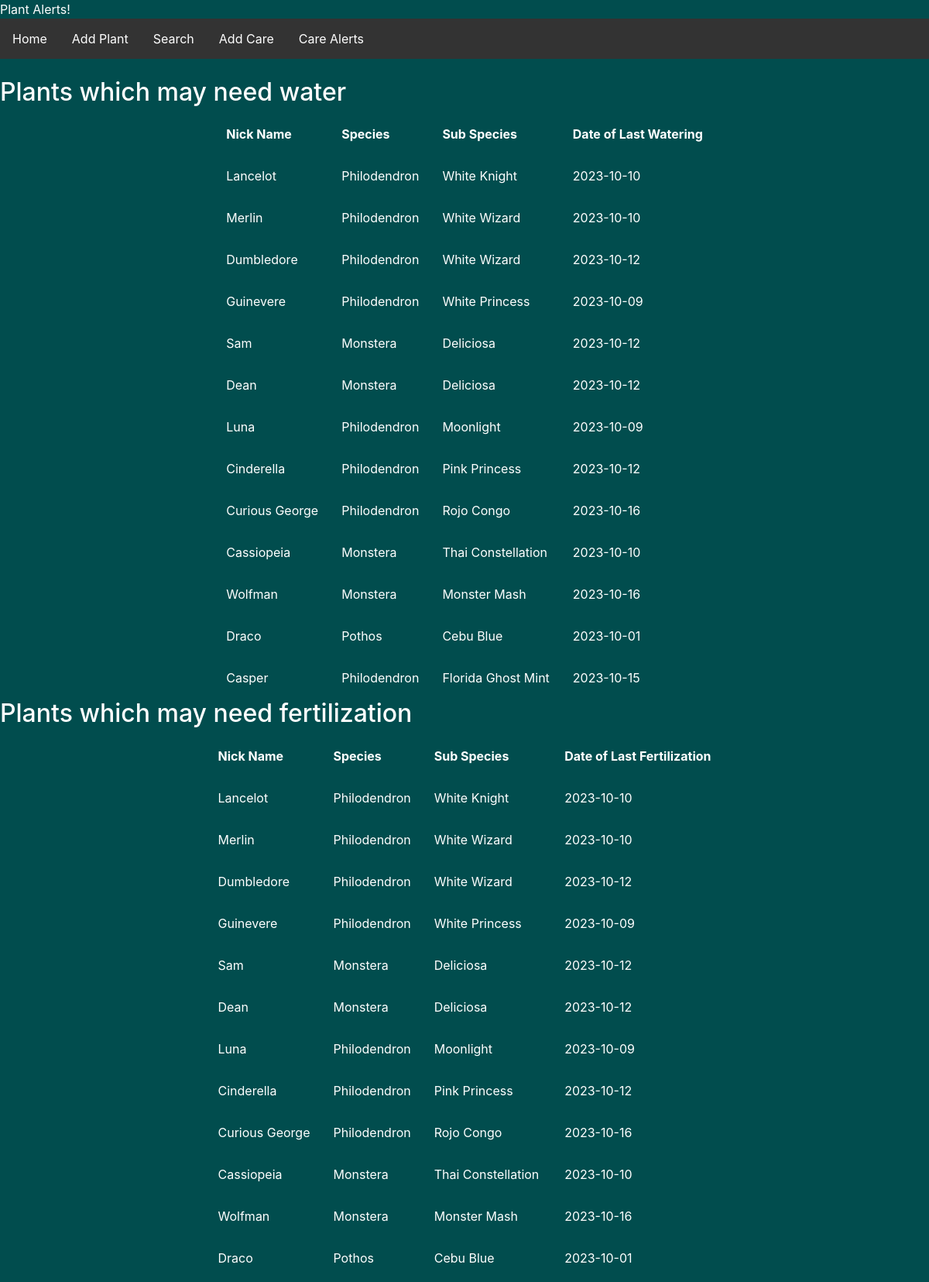
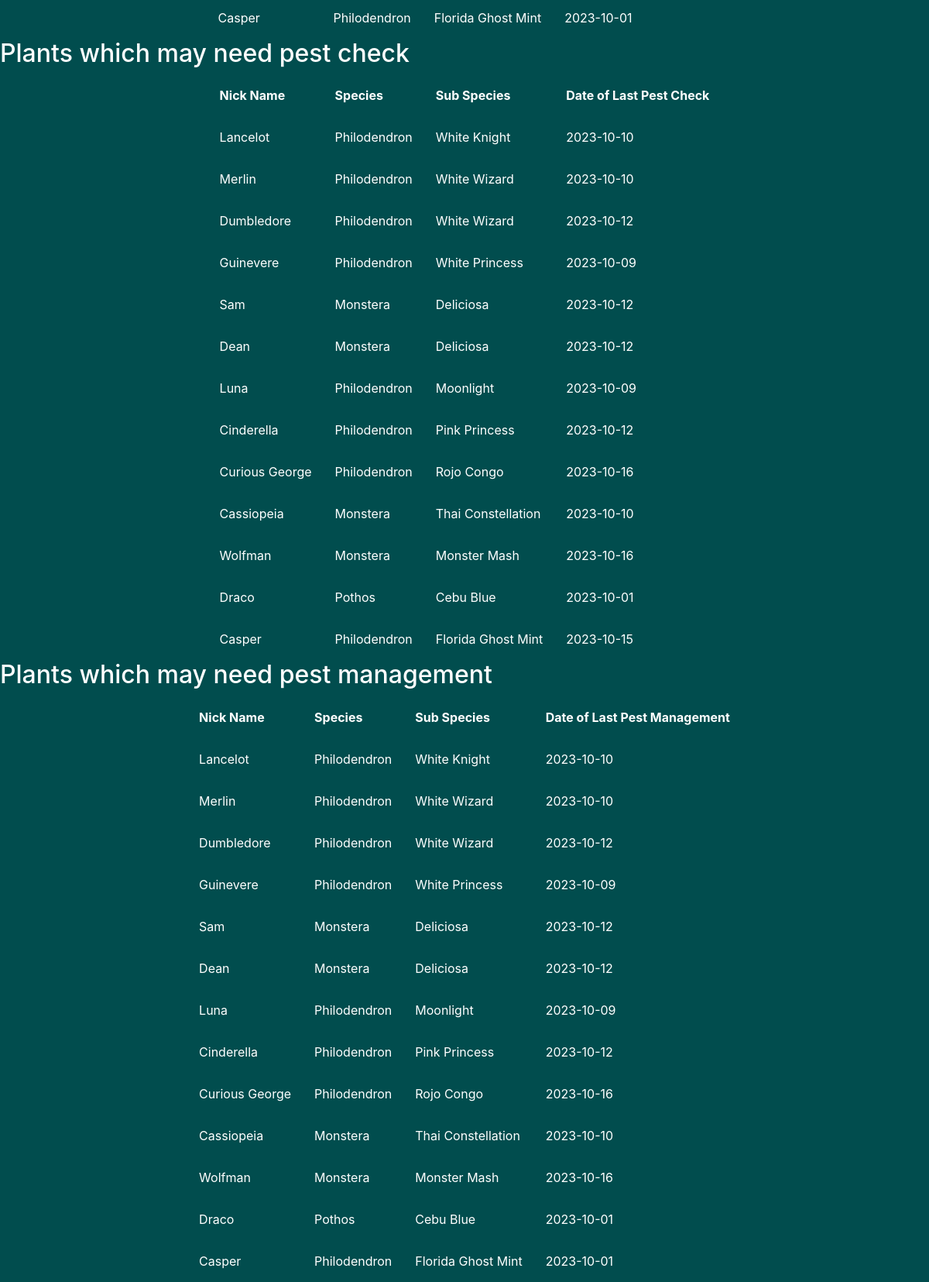
Screenshot of /alerts with the database file from the repository (2 pictures, top to bottom).
### tables this page shows
CREATE TABLE 'plants' ('nickName' TEXT PRIMARY KEY NOT NULL, 'species' TEXT NOT NULL,'subspecies' TEXT NOT NULL, 'source' TEXT NOT NULL, 'DOP' DATETIME NOT NULL DEFAULT CURRENT_DATE, 'lastWater' DATETIME NOT NULL DEFAULT CURRENT_DATE, 'lastFert' DATETIME NOT NULL DEFAULT CURRENT_DATE, 'lastPcheck' DATETIME NOT NULL DEFAULT CURRENT_DATE, 'lastPest' DATETIME NOT NULL DEFAULT CURRENT_DATE);

### app.py (the view)
@app.route("/alerts")
def alerts():
    date_start, date_end = date(date.today().year, 3, 19), date(
        date.today().year, 9, 23
    )
    plantsWater = db.execute(
        "SELECT * FROM plants WHERE lastWater <= ?", date.today() - timedelta(days=7)
    )
    if date.today() >= date_start and date.today() <= date_end:
        plantsFert = db.execute(
            "SELECT * FROM plants WHERE lastFert <= ?", date.today() - timedelta(days=7)
        )
    else:
        plantsFert = db.execute(
            "SELECT * FROM plants WHERE lastFert <= ?",
            date.today() - timedelta(days=30),
        )
    plantsPcheck = db.execute(
        "SELECT * FROM plants WHERE lastPcheck <= ?", date.today() - timedelta(days=7)
    )
    plantsPest = db.execute(
        "SELECT * FROM plants WHERE lastPest <= ?", date.today() - timedelta(days=56)
    )
    return render_template(
        "alerts.html",
        plantsWater=plantsWater,
        plantsFert=plantsFert,
        plantsPcheck=plantsPcheck,
        plantsPest=plantsPest,
    )

### templates/alerts.html (shortened to what this page needs)
{% extends "layout.html" %}
{% block main %}
<h2>Plants which may need water</h2>
<table class="center" border-spacing: 10px;>
    <thead>
        <tr>
            <th>Nick Name</th>
            <th>Species</th>
            <th>Sub Species </th>
            <th>Date of Last Watering</th>
        </tr>
    </thead>
    <tbody>
        {% for plant in plantsWater %}
            <tr>
                <td>{{ plant.nickName }}  </td>
                <td>{{ plant.species }}  </td>
                <td>{{ plant.subspecies }}  </td>
                <td>{{ plant.lastWater }}  </td>
            </tr>
        {% endfor %}
    </tbody>
</table>
<h2>Plants which may need fertilization</h2>
<table class="center" border-spacing: 10px;>
    <thead>
        <tr>
            <th>Nick Name</th>
            <th>Species</th>
            <th>Sub Species</th>
            <th>Date of Last Fertilization</th>
        </tr>
    </thead>
    <tbody>
        {% for plant in plantsFert %}
            <tr>
                <td>{{ plant.nickName }}  </td>
                <td>{{ plant.species }}  </td>
                <td>{{ plant.subspecies }}  </td>
                <td>{{ plant.lastFert }}  </td>
            </tr>
        {% endfor %}
    </tbody>
</table>
<h2>Plants which may need pest check</h2>
<table class="center" border-spacing: 10px;>
    <thead>
        <tr>
            <th>Nick Name</th>
            <th>Species</th>
            <th>Sub Species</th>
            <th>Date of Last Pest Check</th>
        </tr>
    </thead>
    <tbody>
        {% for plant in plantsPcheck %}
            <tr>
                <td>{{ plant.nickName }}  </td>
                <td>{{ plant.species }}  </td>
                <td>{{ plant.subspecies }}  </td>
                <td>{{ plant.lastPcheck }}  </td>
            </tr>
        {% endfor %}
    </tbody>
</table>
<h2>Plants which may need pest management</h2>
<table class="center" border-spacing: 10px;>
    <thead>
        <tr>
            <th>Nick Name</th>
            <th>Species</th>
            <th>Sub Species</th>
            <th>Date of Last Pest Management</th>
        </tr>
    </thead>
    <tbody>
        {% for plant in plantsPest %}
            <tr>
                <td>{{ plant.nickName }}  </td>
                <td>{{ plant.species }}  </td>
                <td>{{ plant.subspecies }}  </td>
                <td>{{ plant.lastPest }}  </td>
            </tr>
        {% endfor %}
    </tbody>
</table>
{% endblock %}

### static/styles.css (style rules this page uses)
body { background-color: #014d4e; color: #fff; font-size: 1rem; font-weight: 400; line-height: 1.5; margin: 0; }
.center { margin-left: auto; margin-right: auto; }
th, td { padding: 15px; }

### rows the page displays
plants: nickName "Lancelot", species "Philodendron", subspecies "White Knight", lastWater "2023-10-10", lastFert "2023-10-10", lastPcheck "2023-10-10", lastPest "2023-10-10"
plants: nickName "Merlin", species "Philodendron", subspecies "White Wizard", lastWater "2023-10-10", lastFert "2023-10-10", lastPcheck "2023-10-10", lastPest "2023-10-10"
plants: nickName "Dumbledore", species "Philodendron", subspecies "White Wizard", lastWater "2023-10-12", lastFert "2023-10-12", lastPcheck "2023-10-12", lastPest "2023-10-12"
plants: nickName "Guinevere", species "Philodendron", subspecies "White Princess", lastWater "2023-10-09", lastFert "2023-10-09", lastPcheck "2023-10-09", lastPest "2023-10-09"
plants: nickName "Sam", species "Monstera", subspecies "Deliciosa", lastWater "2023-10-12", lastFert "2023-10-12", lastPcheck "2023-10-12", lastPest "2023-10-12"
plants: nickName "Dean", species "Monstera", subspecies "Deliciosa", lastWater "2023-10-12", lastFert "2023-10-12", lastPcheck "2023-10-12", lastPest "2023-10-12"
plants: nickName "Luna", species "Philodendron", subspecies "Moonlight", lastWater "2023-10-09", lastFert "2023-10-09", lastPcheck "2023-10-09", lastPest "2023-10-09"
plants: nickName "Cinderella", species "Philodendron", subspecies "Pink Princess", lastWater "2023-10-12", lastFert "2023-10-12", lastPcheck "2023-10-12", lastPest "2023-10-12"
plants: nickName "Curious George", species "Philodendron", subspecies "Rojo Congo", lastWater "2023-10-16", lastFert "2023-10-16", lastPcheck "2023-10-16", lastPest "2023-10-16"
plants: nickName "Cassiopeia", species "Monstera", subspecies "Thai Constellation", lastWater "2023-10-10", lastFert "2023-10-10", lastPcheck "2023-10-10", lastPest "2023-10-10"
plants: nickName "Wolfman", species "Monstera", subspecies "Monster Mash", lastWater "2023-10-16", lastFert "2023-10-16", lastPcheck "2023-10-16", lastPest "2023-10-16"
plants: nickName "Draco", species "Pothos", subspecies "Cebu Blue", lastWater "2023-10-01", lastFert "2023-10-01", lastPcheck "2023-10-01", lastPest "2023-10-01"
plants: nickName "Casper", species "Philodendron", subspecies "Florida Ghost Mint", lastWater "2023-10-15", lastFert "2023-10-01", lastPcheck "2023-10-15", lastPest "2023-10-01"
